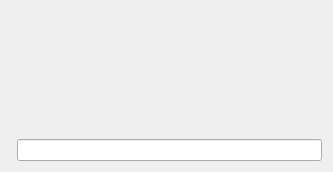
<?xml version="1.0" encoding="UTF-8"?>
<ui version="4.0">
 <class>MainBox</class>
 <widget class="QWidget" name="MainBox">
  <property name="geometry">
   <rect>
    <x>0</x>
    <y>0</y>
    <width>333</width>
    <height>172</height>
   </rect>
  </property>
  <property name="windowTitle">
   <string>Dialog</string>
  </property>
  <layout class="QVBoxLayout" name="verticalLayout_2">
   <item>
    <widget class="SerialTerm" name="QTermWidget_widget" native="true">
     <property name="sizePolicy">
      <sizepolicy hsizetype="Expanding" vsizetype="Expanding">
       <horstretch>0</horstretch>
       <verstretch>0</verstretch>
      </sizepolicy>
     </property>
    </widget>
   </item>
   <item>
    <layout class="QHBoxLayout" name="horizontalLayout">
     <item>
      <widget class="SerialBox5_fix_baudrate" name="serial_widget" native="true"/>
     </item>
     <item>
      <widget class="QLineEdit" name="le_send"/>
     </item>
    </layout>
   </item>
  </layout>
 </widget>
 <customwidgets>
  <customwidget>
   <class>SerialTerm</class>
   <extends>QWidget</extends>
   <header>serialterm.hpp</header>
   <container>1</container>
  </customwidget>
  <customwidget>
   <class>SerialBox5_fix_baudrate</class>
   <extends>QWidget</extends>
   <header>serialbox5_fix_baudrate.hpp</header>
   <container>1</container>
  </customwidget>
 </customwidgets>
 <resources/>
 <connections/>
</ui>
